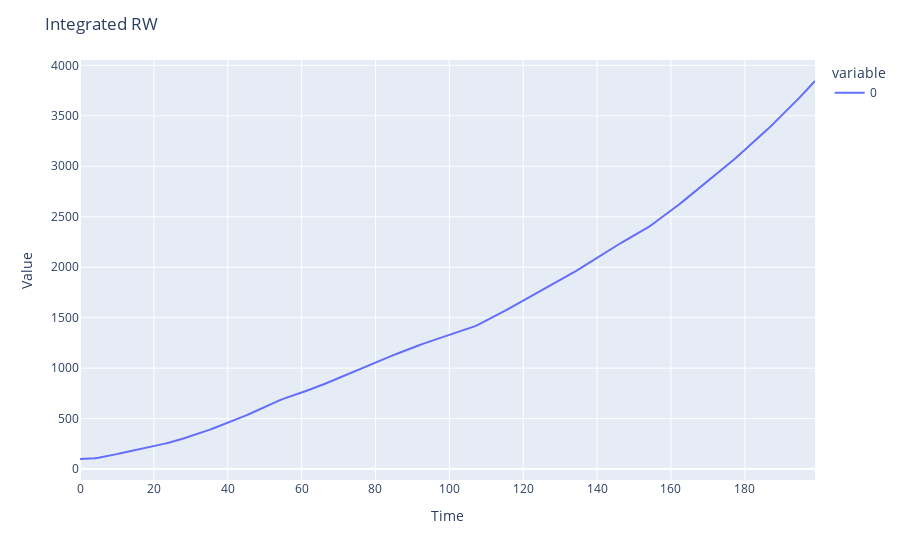

The notebook cell saved with this chart:
### Code cell
# Integrated RW (Smoothed trend)

trend = [1]*nsample
for i in range(1,nsample):
    trend[i] = trend[i-1] + np.random.normal(0, 1)

level = [100]*nsample

for i in range(1,nsample):
    level[i] = level[i-1] + trend[i-1] + np.random.normal(0,0)

fig = px.line(level)
fig.update_layout(title='Integrated RW',
                   xaxis_title='Time',
                   yaxis_title='Value')
fig.show()

### Figure 1 — Plotly figure (JSON) as saved in the notebook; plotly's stock layout.template omitted (floating-point values rounded to 4 significant figures; data arrays with more than 128 entries replaced by an {"elided": "..."} marker saying what was removed)
{"data": [{"hovertemplate": "variable=0<br>index=%{x}<br>value=%{y}<extra></extra>", "legendgroup": "0", "line": {"color": "#636efa", "dash": "solid"}, "mode": "lines", "name": "0", "orientation": "v", "showlegend": true, "type": "scatter", "x": {"elided": "200 int values"}, "xaxis": "x", "y": {"elided": "200 float values"}, "yaxis": "y"}], "layout": {"legend": {"title": {"text": "variable"}, "tracegroupgap": 0}, "margin": {"t": 60}, "title": {"text": "Integrated RW"}, "xaxis": {"anchor": "y", "domain": [0, 1], "title": {"text": "Time"}}, "yaxis": {"anchor": "x", "domain": [0, 1], "title": {"text": "Value"}}}}
